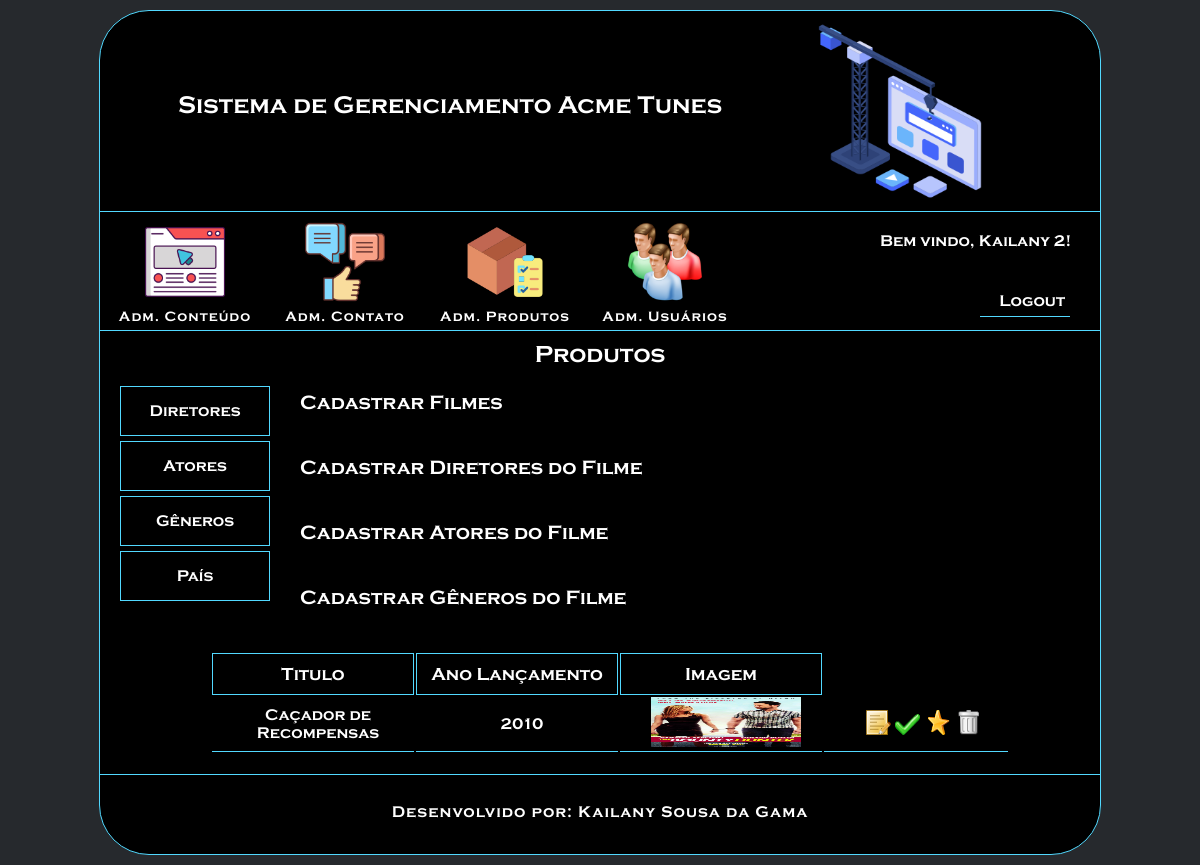
Screenshot of /projetoAcmeTunes/cms/produtos_crud.php (signed in) with the database file from the repository.
### tables this page shows
CREATE TABLE `tbl_filme` (
  `cod_filme` int(11) NOT NULL AUTO_INCREMENT,
  `nome_filme` varchar(200) NOT NULL,
  `imagem_filme` text NOT NULL,
  `cod_pais` int(11) NOT NULL,
  `duracao_filme` varchar(45) NOT NULL,
  `sinopse` text NOT NULL,
  `ativo` tinyint(4) NOT NULL DEFAULT '0',
  `filme_mes` tinyint(4) NOT NULL DEFAULT '0',
  `preco` varchar(45) NOT NULL,
  `cod_classificacao` int(11) NOT NULL,
  `ano_lancamento` int(11) NOT NULL,
  `trailer` text NOT NULL,
  `avaliacao` int(11) DEFAULT NULL,
  `dublado` tinyint(4) DEFAULT NULL,
  `legendado` tinyint(4) DEFAULT NULL,
  PRIMARY KEY (`cod_filme`),
  KEY `fk_tbl_filme_tbl_pais1_idx` (`cod_pais`),
  KEY `fk_tbl_filme_tbl_classificacao_idx` (`cod_classificacao`),
  CONSTRAINT `fk_tbl_filme_tbl_classificacao` FOREIGN KEY (`cod_classificacao`) REFERENCES `tbl_classificacao` (`cod_classificacao`),
  CONSTRAINT `fk_tbl_filme_tbl_pais1` FOREIGN KEY (`cod_pais`) REFERENCES `tbl_pais` (`cod_pais`)
);

### projetoAcmeTunes/cms/produtos_crud.php (the view, shortened to what this page needs)
<!DOCTYPE html>
<html lang="pt-br">
    <head>
        <link rel="stylesheet" type="text/css" href="css/cms.css">
        <link rel="stylesheet" type="text/css" href="css/produtos_crud.css">
        <link rel="stylesheet" href="../css/rate.css">
    </head>
    <body>
        <div id="caixa-cms" class="center">
            <header>
                <?php require_once("menu.php") ?>
            </header>
            <div id="caixa-conteudo">
                <h2 id="titulo-crud"> Produtos </h2>
                <div id="caixa-menu-lateral">
                    <a href="cadastro_diretores.php"><div class="itens-menu"> Diretores </div></a>
                    <a href="atores_crud.php"><div class="itens-menu"> Atores </div></a>
                    <a href="cadastro_generos.php"><div class="itens-menu"> Gêneros </div></a>
                    <a href="cadastro_pais.php"><div class="itens-menu"> País </div></a>
                </div>
                <div id="caixa-menu">
                    <div class="menu">
                        <p class="titulo-menu" id="produtos"> Cadastrar Filmes</p>
                    </div>
                    <div class="menu">
                        <p class="titulo-menu" id="filme-diretores"> Cadastrar Diretores do Filme</p>
                    </div>
                    <div class="menu">
                        <p class="titulo-menu" id="filme-atores"> Cadastrar Atores do Filme</p>
                    </div>
                    <div class="menu">
                        <p class="titulo-menu" id="filme-generos"> Cadastrar Gêneros do Filme</p>
                    </div>
                </div>
                <table id="registros">
                    <tr>
                        <td class="titulo-coluna"> Titulo </td>
                        <td class="titulo-coluna"> Ano Lançamento </td>
                        <td class="titulo-coluna"> Imagem </td>
                        <td style="text-align: center"> </td>
                    </tr>
                <?php
                    $sql = "SELECT * FROM tbl_filme";
                    $select = mysqli_query($conexao, $sql);
                    while($rsregistros=mysqli_fetch_array($select)){
                ?>
                    <tr>
                        <td class="dados-coluna"><?php echo($rsregistros['nome_filme']) ?></td>
                        <td class="dados-coluna"><?php echo($rsregistros['ano_lancamento']) ?></td>
                        <td class="dados-coluna" style="width: 150px;"><img src="../img_filmes/<?php echo($rsregistros['imagem_filme']) ?>">
                        <td class="dados-coluna">
                            <figure id="icones">
                                <a href="produtos_crud.php?modo=buscar&id=<?php echo($rsregistros['cod_filme']) ?>" id="editar-produtos"> <img src="icon/edit.png" alt="Editar" title="Editar"> </a>
                                <a href="produtos_crud.php?ativo=<?php echo($rsregistros['ativo']) ?>&id=<?php echo($rsregistros['cod_filme']) ?>">
                                    <img src="<?php
                                                    if($rsregistros['ativo'] == 0){
                                                        $icon_ativo = "filme desativado";
                                                        echo('icon/cancel.png'); }
                                                    else {
                                                        $icon_ativo = "filme ativado";
                                                        echo('icon/accept.png');}?>" alt="<?php echo($icon_ativo) ?>" title="<?php echo($icon_ativo) ?>" >
                                </a>
                                <a href="produtos_crud.php?filme_mes=<?php echo($rsregistros['filme_mes']) ?>&id=<?php echo($rsregistros['cod_filme']) ?>">
                                    <img style="margin-left: 4px;" src="<?php
                                                    if($rsregistros['filme_mes'] == 0){
                                                        $icon_filme_mes = "filme em destaque desativado";
                                                        echo('icon/no_destaque.png'); }
                                                    else {
                                                        $icon_filme_mes = "filme em destaque ativado";
                                                        echo('icon/destaque.png');}?>" alt="<?php echo($icon_filme_mes) ?>" title="<?php echo($icon_filme_mes) ?>" >
                                </a>
                                <a href="produtos_crud.php?modo=excluir&id=<?php echo($rsregistros['cod_filme'])?>&foto=<?php echo($rsregistros['imagem_filme'])?>" onclick="return confirm('Deseja realmente excluir esse registro?')"><img src="icon/trash.png" alt="Excluir" title="Excluir"></a>
                            </figure>
                        </td>
                    </tr>
                <?php
                    }
                ?>
                </table>
            </div>
            <footer>
                <p> Desenvolvido por: Kailany Sousa da Gama</p>
            </footer>
        </div>
    </body>
</html>

### projetoAcmeTunes/cms/css/cms.css (style rules this page uses)
body, h1,h2,h3,p,ul,figure { margin: 0px; padding: 0px; }
body { color: white; background-color: #26292d; }
.center { margin-left: auto; margin-right: auto; }
* { font-family: fonte; }
#caixa-cms { width: 1000px; min-height: 600px; max-height: auto; overflow: hidden; background-color: black; margin-top: 10px; border-radius: 50px 50px 50px 50px; border: solid 1px #52D9FF; margin-bottom: 10px; }
header { width: inherit; height: 320px; }
img { width: inherit; height: inherit; }
a:link { color: white; text-decoration: none; }
#caixa-conteudo { width: inherit; min-height: 200px; max-height: auto; overflow: hidden; box-sizing: border-box; padding-top: 20px; padding-left: 20px; padding-bottom: 20px; }
#titulo-crud { width: inherit; height: 50px; text-align: center; margin-left: -20px; margin-top: -20px; box-sizing: border-box; padding-top: 10px; }
#registros { width: 800px; min-height: 100px; max-height: auto; overflow: hidden; margin-left: 80px; }
.titulo-coluna { min-width: 200px; max-width: auto; overflow: hidden; height: 40px; border: solid 1px #52D9FF; text-align:center; font-size: 18px; }
.dados-coluna { height: 50px; font-size: 14px; border-bottom: solid 1px #52D9FF; box-sizing: border-box; padding-left: 10px; }
#icones { box-sizing: border-box; padding-left: 5px; }
#icones img { width: 25px; height: 25px; }
footer { width: inherit; height: 80px; box-sizing: border-box; padding-top: 15px; border-top: solid 1px #52D9FF; }
footer p { width: inherit; height: 50px; text-align: center; box-sizing: border-box; padding-top: 13px; letter-spacing: 1px; }

### projetoAcmeTunes/cms/css/produtos_crud.css (style rules this page uses)
p { margin: 0px; padding: 0px; }
#caixa-menu-lateral { width: 150px; height: 100px; float: left; text-align: center; }
.itens-menu { width: inherit; height: 50px; border: solid 1px #52D9FF; box-sizing: border-box; padding-top: 15px; margin-top: 5px; }
#caixa-menu { width: 800px; min-height: 50px; max-height: auto; overflow: hidden; margin-top: 10px; margin-left: 30px; float: left; }
.menu { width: inherit; min-height: inherit; max-height: auto; overflow: hidden; font-size: 20px; margin-bottom: 15px; }
#registros { width: 800px; min-height: 100px; max-height: auto; overflow: hidden; margin-top: 30px; margin-left: 90px; }
.titulo-coluna { width: 150px; }
.dados-coluna { text-align: center; font-size: 16px; }

### projetoAcmeTunes/css/rate.css (style rules this page uses)
* { margin: 0; padding: 0; }

### rows the page displays
tbl_filme: nome_filme "Caçador de Recompensas", ano_lancamento "2010", imagem_filme (picture)

### other values shown
$nome_usuario "Kailany 2"
